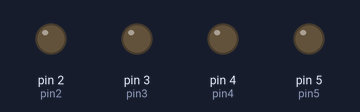
This sketch was run on a simulated Arduino Uno, built with avr-gcc and run on an emulated ATmega328P. Shown: output pins drawn as LEDs (lit = HIGH).

Above: at 0.12 s.
At 0.62 s:
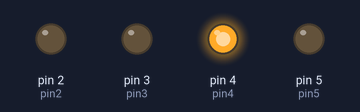
At 1.12 s:
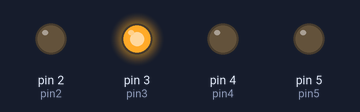
At 2.37 s:
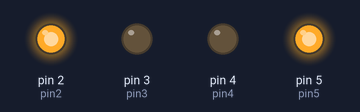
At 3.62 s:
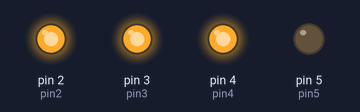
At 4.87 s:
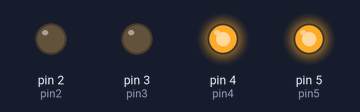
Timing chart, 0 to 5.2 s (numbered marks = the images above):
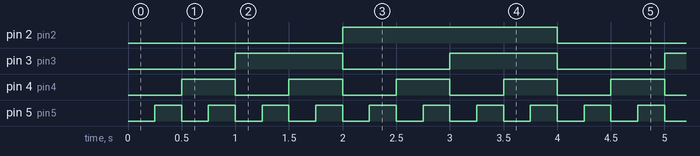

The sketch:

sketch_feb5a.ino
```cpp
int pin2 = 2;
int pin3 = 3;
int pin4 = 4;
int pin5 = 5;
int myDelay = 250;

void setup() {
  pinMode(pin2, OUTPUT);
  pinMode(pin3, OUTPUT);
  pinMode(pin4, OUTPUT);
  pinMode(pin5, OUTPUT);
}

void loop() {
  // 0: 0000
  digitalWrite(pin2, LOW);
  digitalWrite(pin3, LOW);
  digitalWrite(pin4, LOW);
  digitalWrite(pin5, LOW);
  delay(myDelay);

  // 1: 0001
  digitalWrite(pin2, LOW);
  digitalWrite(pin3, LOW);
  digitalWrite(pin4, LOW);
  digitalWrite(pin5, HIGH);
  delay(myDelay);

  // 2: 0010
  digitalWrite(pin2, LOW);
  digitalWrite(pin3, LOW);
  digitalWrite(pin4, HIGH);
  digitalWrite(pin5, LOW);
  delay(myDelay);

  // 3: 0011
  digitalWrite(pin2, LOW);
  digitalWrite(pin3, LOW);
  digitalWrite(pin4, HIGH);
  digitalWrite(pin5, HIGH);
  delay(myDelay);

  // 4: 0100
  digitalWrite(pin2, LOW);
  digitalWrite(pin3, HIGH);
  digitalWrite(pin4, LOW);
  digitalWrite(pin5, LOW);
  delay(myDelay);

  // 5: 0101
  digitalWrite(pin2, LOW);
  digitalWrite(pin3, HIGH);
  digitalWrite(pin4, LOW);
  digitalWrite(pin5, HIGH);
  delay(myDelay);

  // 6: 0110
  digitalWrite(pin2, LOW);
  digitalWrite(pin3, HIGH);
  digitalWrite(pin4, HIGH);
  digitalWrite(pin5, LOW);
  delay(myDelay);

  // 7: 0111
  digitalWrite(pin2, LOW);
  digitalWrite(pin3, HIGH);
  digitalWrite(pin4, HIGH);
  digitalWrite(pin5, HIGH);
  delay(myDelay);

  // 8: 1000
  digitalWrite(pin2, HIGH);
  digitalWrite(pin3, LOW);
  digitalWrite(pin4, LOW);
  digitalWrite(pin5, LOW);
  delay(myDelay);

  // 9: 1001
  digitalWrite(pin2, HIGH);
  digitalWrite(pin3, LOW);
  digitalWrite(pin4, LOW);
  digitalWrite(pin5, HIGH);
  delay(myDelay);

  // 10: 1010
  digitalWrite(pin2, HIGH);
  digitalWrite(pin3, LOW);
  digitalWrite(pin4, HIGH);
  digitalWrite(pin5, LOW);
  delay(myDelay);

  // 11: 1011
  digitalWrite(pin2, HIGH);
  digitalWrite(pin3, LOW);
  digitalWrite(pin4, HIGH);
  digitalWrite(pin5, HIGH);
  delay(myDelay);

  // 12: 1100
  digitalWrite(pin2, HIGH);
  digitalWrite(pin3, HIGH);
  digitalWrite(pin4, LOW);
  digitalWrite(pin5, LOW);
  delay(myDelay);

  // 13: 1101
  digitalWrite(pin2, HIGH);
  digitalWrite(pin3, HIGH);
  digitalWrite(pin4, LOW);
  digitalWrite(pin5, HIGH);
  delay(myDelay);

  // 14: 1110
  digitalWrite(pin2, HIGH);
  digitalWrite(pin3, HIGH);
  digitalWrite(pin4, HIGH);
  digitalWrite(pin5, LOW);
  delay(myDelay);

  // 15: 1111
  digitalWrite(pin2, HIGH);
  digitalWrite(pin3, HIGH);
  digitalWrite(pin4, HIGH);
  digitalWrite(pin5, HIGH);
  delay(myDelay);
}
```

Measured:
- by itself, pin 2 (pin2): alternates HIGH for 2.0 s and LOW for 2.0 s
- by itself, pin 3 (pin3): alternates HIGH for 1.0 s and LOW for 1.0 s
- by itself, pin 4 (pin4): alternates HIGH for 0.50 s and LOW for 0.50 s
- by itself, pin 5 (pin5): alternates HIGH for 0.25 s and LOW for 0.25 s
